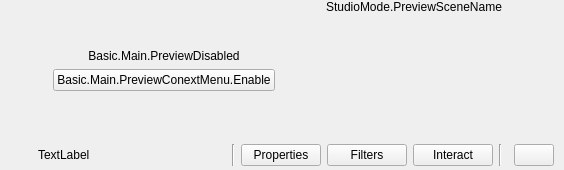
  <widget class="QWidget" name="centralwidget">
   <layout class="QVBoxLayout" name="verticalLayout">
    <property name="spacing">
     <number>0</number>
    </property>
    <property name="leftMargin">
     <number>4</number>
    </property>
    <property name="topMargin">
     <number>0</number>
    </property>
    <property name="rightMargin">
     <number>4</number>
    </property>
    <property name="bottomMargin">
     <number>0</number>
    </property>
    <item>
     <layout class="QHBoxLayout" name="horizontalLayout_2">
      <item>
       <layout class="QHBoxLayout" name="previewLayout">
        <property name="spacing">
         <number>2</number>
        </property>
        <item>
         <widget class="QFrame" name="previewDisabledWidget">
          <property name="sizePolicy">
           <sizepolicy hsizetype="Expanding" vsizetype="Expanding">
            <horstretch>0</horstretch>
            <verstretch>0</verstretch>
           </sizepolicy>
          </property>
          <layout class="QVBoxLayout" name="verticalLayout_7">
           <item>
            <spacer name="verticalSpacer_2">
             <property name="orientation">
              <enum>Qt::Vertical</enum>
             </property>
             <property name="sizeHint" stdset="0">
              <size>
               <width>20</width>
               <height>40</height>
              </size>
             </property>
            </spacer>
           </item>
           <item>
            <widget class="QLabel" name="label">
             <property name="sizePolicy">
              <sizepolicy hsizetype="Preferred" vsizetype="Preferred">
               <horstretch>0</horstretch>
               <verstretch>0</verstretch>
              </sizepolicy>
             </property>
             <property name="text">
              <string>Basic.Main.PreviewDisabled</string>
             </property>
             <property name="alignment">
              <set>Qt::AlignCenter</set>
             </property>
            </widget>
           </item>
           <item>
            <layout class="QHBoxLayout" name="horizontalLayout">
             <item>
              <spacer name="horizontalSpacer_2">
               <property name="orientation">
                <enum>Qt::Horizontal</enum>
               </property>
               <property name="sizeHint" stdset="0">
                <size>
                 <width>40</width>
                 <height>20</height>
                </size>
               </property>
              </spacer>
             </item>
             <item>
              <widget class="QPushButton" name="enablePreviewButton">
               <property name="text">
                <string>Basic.Main.PreviewConextMenu.Enable</string>
               </property>
              </widget>
             </item>
             <item>
              <spacer name="horizontalSpacer_3">
               <property name="orientation">
                <enum>Qt::Horizontal</enum>
               </property>
               <property name="sizeHint" stdset="0">
                <size>
                 <width>40</width>
                 <height>20</height>
                </size>
               </property>
              </spacer>
             </item>
            </layout>
           </item>
           <item>
            <spacer name="verticalSpacer_3">
             <property name="orientation">
              <enum>Qt::Vertical</enum>
             </property>
             <property name="sizeHint" stdset="0">
              <size>
               <width>20</width>
               <height>40</height>
              </size>
             </property>
            </spacer>
           </item>
          </layout>
         </widget>
        </item>
        <item>
         <layout class="QVBoxLayout" name="previewTextLayout">
          <property name="spacing">
           <number>0</number>
          </property>
          <item>
           <widget class="QLabel" name="previewLabel">
            <property name="sizePolicy">
             <sizepolicy hsizetype="Ignored" vsizetype="Preferred">
              <horstretch>0</horstretch>
              <verstretch>0</verstretch>
             </sizepolicy>
            </property>
            <property name="text">
             <string>StudioMode.PreviewSceneName</string>
            </property>
            <property name="alignment">
             <set>Qt::AlignLeading|Qt::AlignLeft|Qt::AlignVCenter</set>
            </property>
            <property name="themeID" stdset="0">
             <string>previewProgramLabels</string>
            </property>
           </widget>
          </item>
          <item>
           <widget class="OBSBasicPreview" name="preview">
            <property name="sizePolicy">
             <sizepolicy hsizetype="Expanding" vsizetype="Expanding">
              <horstretch>0</horstretch>
              <verstretch>0</verstretch>
             </sizepolicy>
            </property>
            <property name="minimumSize">
             <size>
              <width>32</width>
              <height>32</height>
             </size>
            </property>
            <property name="focusPolicy">
             <enum>Qt::ClickFocus</enum>
            </property>
            <property name="contextMenuPolicy">
             <enum>Qt::CustomContextMenu</enum>
            </property>
            <addaction name="actionRemoveSource"/>
           </widget>
          </item>
         </layout>
        </item>
       </layout>
      </item>
     </layout>
    </item>
    <item>
     <widget class="QFrame" name="contextContainer">
      <property name="sizePolicy">
       <sizepolicy hsizetype="Preferred" vsizetype="Preferred">
        <horstretch>0</horstretch>
        <verstretch>0</verstretch>
       </sizepolicy>
      </property>
      <property name="minimumSize">
       <size>
        <width>0</width>
        <height>0</height>
       </size>
      </property>
      <layout class="QHBoxLayout" name="horizontalLayout9">
       <property name="spacing">
        <number>6</number>
       </property>
       <property name="sizeConstraint">
        <enum>QLayout::SetDefaultConstraint</enum>
       </property>
       <property name="leftMargin">
        <number>6</number>
       </property>
       <property name="topMargin">
        <number>4</number>
       </property>
       <property name="rightMargin">
        <number>6</number>
       </property>
       <property name="bottomMargin">
        <number>4</number>
       </property>
       <item>
        <widget class="QFrame" name="contextSubContainer">
         <property name="sizePolicy">
          <sizepolicy hsizetype="Preferred" vsizetype="Preferred">
           <horstretch>0</horstretch>
           <verstretch>0</verstretch>
          </sizepolicy>
         </property>
         <property name="minimumSize">
          <size>
           <width>0</width>
           <height>0</height>
          </size>
         </property>
         <layout class="QHBoxLayout" name="horizontalLayout_5">
          <property name="spacing">
           <number>6</number>
          </property>
          <property name="leftMargin">
           <number>0</number>
          </property>
          <property name="topMargin">
           <number>0</number>
          </property>
          <property name="rightMargin">
           <number>0</number>
          </property>
          <property name="bottomMargin">
           <number>0</number>
          </property>
          <item>
           <widget class="QLabel" name="contextSourceIcon">
            <property name="sizePolicy">
             <sizepolicy hsizetype="Fixed" vsizetype="Fixed">
              <horstretch>0</horstretch>
              <verstretch>0</verstretch>
             </sizepolicy>
            </property>
            <property name="minimumSize">
             <size>
              <width>22</width>
              <height>22</height>
             </size>
            </property>
            <property name="maximumSize">
             <size>
              <width>22</width>
              <height>22</height>
             </size>
            </property>
            <property name="text">
             <string/>
            </property>
           </widget>
          </item>
          <item>
           <widget class="QLabel" name="contextSourceLabel">
            <property name="sizePolicy">
             <sizepolicy hsizetype="Preferred" vsizetype="Fixed">
              <horstretch>0</horstretch>
              <verstretch>0</verstretch>
             </sizepolicy>
            </property>
            <property name="minimumSize">
             <size>
              <width>160</width>
              <height>22</height>
             </size>
            </property>
            <property name="maximumSize">
             <size>
              <width>160</width>
              <height>22</height>
             </size>
            </property>
            <property name="text">
             <string>TextLabel</string>
            </property>
           </widget>
          </item>
          <item>
           <widget class="QLabel" name="contextSourceIconSpacer">
            <property name="sizePolicy">
             <sizepolicy hsizetype="Fixed" vsizetype="Fixed">
              <horstretch>0</horstretch>
              <verstretch>0</verstretch>
             </sizepolicy>
            </property>
            <property name="minimumSize">
             <size>
              <width>22</width>
              <height>22</height>
             </size>
            </property>
            <property name="maximumSize">
             <size>
              <width>22</width>
              <height>22</height>
             </size>
            </property>
            <property name="text">
             <string/>
            </property>
           </widget>
          </item>
          <item>
           <widget class="Line" name="sourcePrePropertiesLine">
            <property name="orientation">
             <enum>Qt::Vertical</enum>
            </property>
           </widget>
          </item>
          <item>
           <widget class="QPushButton" name="sourcePropertiesButton">
            <property name="sizePolicy">
             <sizepolicy hsizetype="Minimum" vsizetype="Fixed">
              <horstretch>0</horstretch>
              <verstretch>0</verstretch>
             </sizepolicy>
            </property>
            <property name="minimumSize">
             <size>
              <width>0</width>
              <height>22</height>
             </size>
            </property>
            <property name="toolTip">
             <string>SourceProperties</string>
            </property>
            <property name="text">
             <string>Properties</string>
            </property>
            <property name="icon">
             <iconset resource="obs.qrc">
              <normaloff>:/settings/images/settings/general.svg</normaloff>:/settings/images/settings/general.svg</iconset>
            </property>
            <property name="flat">
             <bool>false</bool>
            </property>
            <property name="themeID2" stdset="0">
             <string notr="true">contextBarButton</string>
            </property>
           </widget>
          </item>
          <item>
           <widget class="QPushButton" name="sourceFiltersButton">
            <property name="minimumSize">
             <size>
              <width>0</width>
              <height>22</height>
             </size>
            </property>
            <property name="toolTip">
             <string>SourceFilters</string>
            </property>
            <property name="text">
             <string>Filters</string>
            </property>
            <property name="icon">
             <iconset resource="obs.qrc">
              <normaloff>:/res/images/filter.svg</normaloff>:/res/images/filter.svg</iconset>
            </property>
            <property name="flat">
             <bool>false</bool>
            </property>
            <property name="themeID2" stdset="0">
             <string notr="true">contextBarButton</string>
            </property>
           </widget>
          </item>
          <item>
           <widget class="QPushButton" name="sourceInteractButton">
            <property name="minimumSize">
             <size>
              <width>0</width>
              <height>22</height>
             </size>
            </property>
            <property name="toolTip">
             <string>Interact</string>
            </property>
            <property name="text">
             <string>Interact</string>
            </property>
            <property name="icon">
             <iconset resource="obs.qrc">
              <normaloff>:/res/images/interact.svg</normaloff>:/res/images/interact.svg</iconset>
            </property>
            <property name="flat">
             <bool>false</bool>
            </property>
            <property name="themeID2" stdset="0">
             <string notr="true">contextBarButton</string>
            </property>
           </widget>
          </item>
          <item>
           <widget class="Line" name="sourcePostFiltersLine">
            <property name="orientation">
             <enum>Qt::Vertical</enum>
            </property>
           </widget>
          </item>
         </layout>
        </widget>
       </item>
       <item>
        <widget class="QFrame" name="emptySpace">
         <property name="sizePolicy">
          <sizepolicy hsizetype="Expanding" vsizetype="Minimum">
           <horstretch>0</horstretch>
           <verstretch>0</verstretch>
          </sizepolicy>
         </property>
         <property name="minimumSize">
          <size>
           <width>0</width>
           <height>22</height>
          </size>
         </property>
         <layout class="QHBoxLayout" name="horizontalLayout_6">
          <property name="spacing">
           <number>0</number>
          </property>
          <property name="leftMargin">
           <number>0</number>
          </property>
          <property name="topMargin">
           <number>0</number>
          </property>
          <property name="rightMargin">
           <number>0</number>
          </property>
          <property name="bottomMargin">
           <number>0</number>
          </property>
         </layout>
        </widget>
       </item>
       <item>
        <widget class="QPushButton" name="ldeSourcePreviewButton">
         <property name="minimumSize">
          <size>
           <width>0</width>
           <height>22</height>
          </size>
         </property>
         <property name="toolTip">
          <string>Windowed Projector</string>
         </property>
         <property name="text">
          <string></string>
         </property>
         <property name="icon">
          <iconset resource="obs.qrc">
           <normaloff>:/res/images/projector.svg</normaloff>:/res/images/projector.svg</iconset>
         </property>
         <property name="flat">
          <bool>false</bool>
         </property>
         <property name="themeID2" stdset="0">
          <string notr="true">contextBarButton</string>
         </property>
        </widget>
       </item>
      </layout>
     </widget>
    </item>
   </layout>
  </widget>
